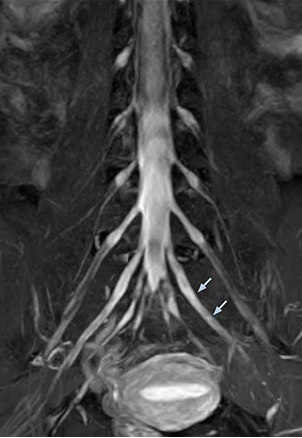
#> input picture Internal/5.jpg, 302 x 438 px
$ python binary.py
#> lines starting #> are read from the running program, lines starting #| are printed output that depends on the picture; after the words box and inside, x2 and y2 are one past the last pixel; in counts of white or black regions, pixels touching at a corner belong together
#!/usr/bin/env python3
# -*- coding: utf-8 -*-
"""
Created on Mon Aug 28 17:35:25 2023

@author: bmiit202006100110040
"""

import cv2
from matplotlib import pyplot as plt

img = cv2.imread("5.jpg",0)
#> img: shape (438, 302); min 0, max 255, mean 64.5

hist = cv2.calcHist([img],[0],None,[256],[0,256])
#> hist = 256 values, max 3625 at index 40, min 14 at index 250, mean 516.7
plt.plot(hist, color='b')
plt.show()
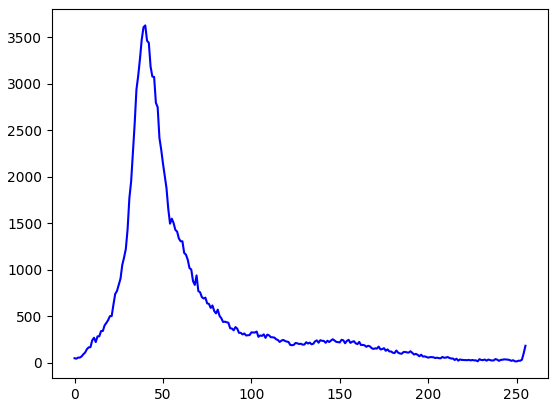
#> figure drawn by matplotlib, 1 panel; curve peaks at x = 40, y = 3625

cv2.imshow("Original", img)

thresh, new = cv2.threshold(img, 50, 255, cv2.THRESH_BINARY)
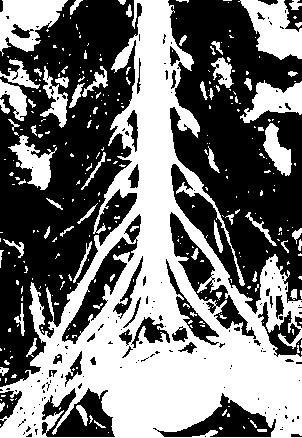
#> new: shape (438, 302); 46.3% white; 325 white regions (260 under 20 px), largest, box (x1, y1, x2, y2) and area: (0, 0, 302, 438) 46871, (0, 0, 68, 56) 2204, (238, 0, 302, 60) 2196

cv2.imshow("Binary", new)
cv2.imwrite("Binary.jpg", new)

cv2.waitKey(0)

cv2.destroyAllWindows()

$ run again, with Internal/4.jpg copied over Internal/5.jpg
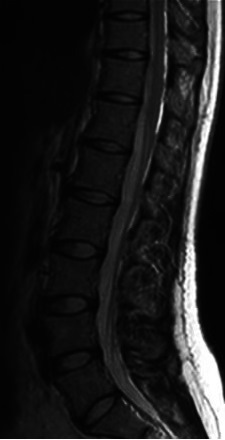
#> input picture Internal/4.jpg, 225 x 440 px
#> img is the input picture: shape (440, 225); min 0, max 255, mean 27.1
#> hist = 256 values, max 13994 at index 3, min 2 at index 0, mean 386.7
#> `plt.show()`:
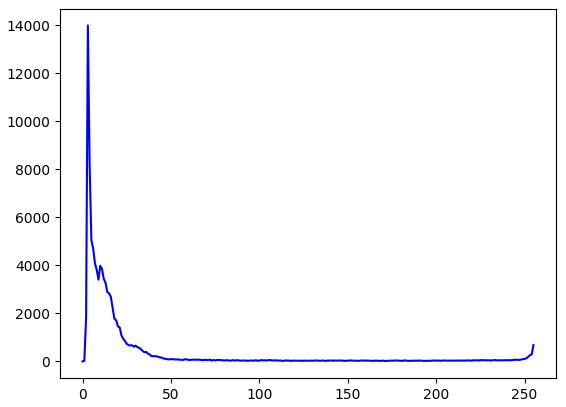
#> figure drawn by matplotlib, 1 panel; curve peaks at x = 3, y = 13994
#> `thresh, new = cv2.threshold(img, 50, 255, cv2.THRESH_BINARY)`:
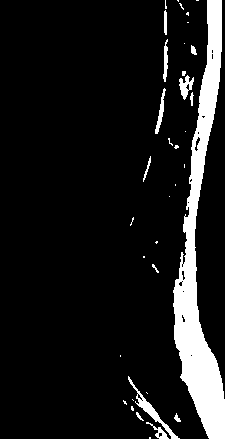
#> new: shape (440, 225); 10.2% white; 33 white regions (22 under 20 px), largest, box (x1, y1, x2, y2) and area: (0, 0, 225, 440) 9147, (179, 75, 194, 100) 190, (155, 88, 166, 134) 163
